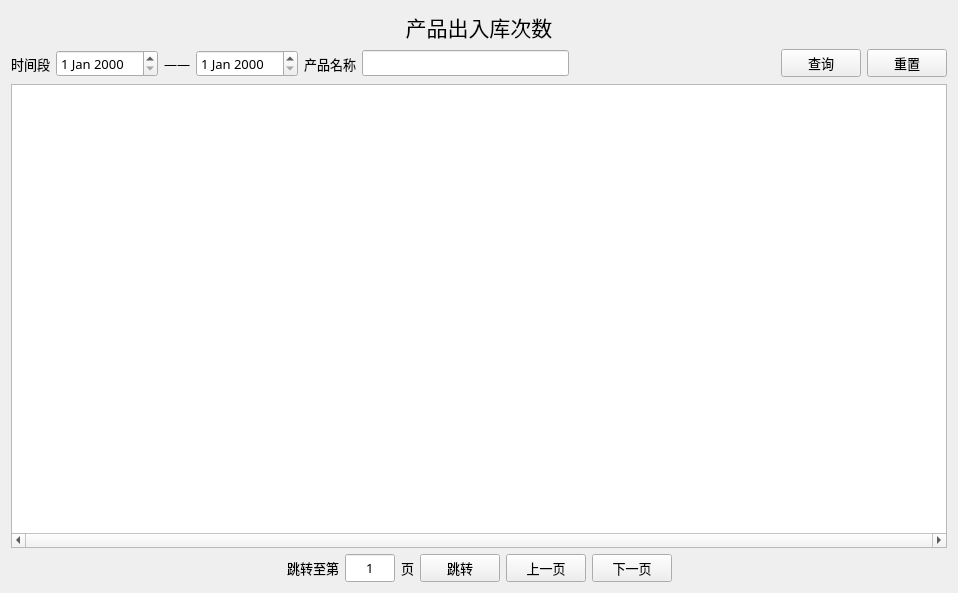
<?xml version="1.0" encoding="UTF-8"?>
<ui version="4.0">
 <class>Form</class>
 <widget class="QWidget" name="Form">
  <property name="geometry">
   <rect>
    <x>0</x>
    <y>0</y>
    <width>958</width>
    <height>593</height>
   </rect>
  </property>
  <property name="font">
   <font>
    <family>微软雅黑 Light</family>
    <pointsize>10</pointsize>
   </font>
  </property>
  <property name="windowTitle">
   <string>Form</string>
  </property>
  <layout class="QVBoxLayout" name="verticalLayout">
   <item>
    <widget class="QLabel" name="label">
     <property name="font">
      <font>
       <family>Agency FB</family>
       <pointsize>16</pointsize>
      </font>
     </property>
     <property name="text">
      <string>产品出入库次数</string>
     </property>
     <property name="alignment">
      <set>Qt::AlignCenter</set>
     </property>
     <property name="margin">
      <number>3</number>
     </property>
    </widget>
   </item>
   <item>
    <layout class="QHBoxLayout" name="horizontalLayout">
     <item>
      <widget class="QLabel" name="label_3">
       <property name="text">
        <string>时间段</string>
       </property>
      </widget>
     </item>
     <item>
      <widget class="QDateEdit" name="dateEdit_2"/>
     </item>
     <item>
      <widget class="QLabel" name="label_4">
       <property name="text">
        <string>——</string>
       </property>
      </widget>
     </item>
     <item>
      <widget class="QDateEdit" name="dateEdit"/>
     </item>
     <item>
      <widget class="QLabel" name="label_5">
       <property name="text">
        <string>产品名称</string>
       </property>
      </widget>
     </item>
     <item>
      <widget class="QLineEdit" name="lineEdit_2">
       <property name="maximumSize">
        <size>
         <width>400</width>
         <height>16777215</height>
        </size>
       </property>
      </widget>
     </item>
     <item>
      <spacer name="horizontalSpacer">
       <property name="orientation">
        <enum>Qt::Horizontal</enum>
       </property>
       <property name="sizeHint" stdset="0">
        <size>
         <width>68</width>
         <height>29</height>
        </size>
       </property>
      </spacer>
     </item>
     <item>
      <widget class="QPushButton" name="pushButton_2">
       <property name="text">
        <string>查询</string>
       </property>
      </widget>
     </item>
     <item>
      <widget class="QPushButton" name="pushButton_4">
       <property name="text">
        <string>重置</string>
       </property>
      </widget>
     </item>
    </layout>
   </item>
   <item>
    <widget class="QTableView" name="tableView">
     <property name="horizontalScrollBarPolicy">
      <enum>Qt::ScrollBarAlwaysOn</enum>
     </property>
    </widget>
   </item>
   <item>
    <layout class="QHBoxLayout" name="horizontalLayout_4">
     <item>
      <spacer name="horizontalSpacer_3">
       <property name="orientation">
        <enum>Qt::Horizontal</enum>
       </property>
       <property name="sizeHint" stdset="0">
        <size>
         <width>40</width>
         <height>20</height>
        </size>
       </property>
      </spacer>
     </item>
     <item>
      <layout class="QHBoxLayout" name="horizontalLayout_2">
       <item>
        <widget class="QLabel" name="label_2">
         <property name="text">
          <string>跳转至第</string>
         </property>
        </widget>
       </item>
       <item>
        <widget class="QLineEdit" name="jumpEdit">
         <property name="maximumSize">
          <size>
           <width>50</width>
           <height>50</height>
          </size>
         </property>
         <property name="text">
          <string>1</string>
         </property>
         <property name="maxLength">
          <number>9999</number>
         </property>
         <property name="alignment">
          <set>Qt::AlignCenter</set>
         </property>
        </widget>
       </item>
       <item>
        <widget class="QLabel" name="totalPageLabel">
         <property name="text">
          <string>页</string>
         </property>
        </widget>
       </item>
       <item>
        <widget class="QPushButton" name="jumpButton">
         <property name="text">
          <string>跳转</string>
         </property>
        </widget>
       </item>
       <item>
        <widget class="QPushButton" name="previousButton">
         <property name="text">
          <string>上一页</string>
         </property>
        </widget>
       </item>
       <item>
        <widget class="QPushButton" name="nextButton">
         <property name="text">
          <string>下一页</string>
         </property>
        </widget>
       </item>
      </layout>
     </item>
     <item>
      <spacer name="horizontalSpacer_4">
       <property name="orientation">
        <enum>Qt::Horizontal</enum>
       </property>
       <property name="sizeHint" stdset="0">
        <size>
         <width>40</width>
         <height>20</height>
        </size>
       </property>
      </spacer>
     </item>
    </layout>
   </item>
  </layout>
 </widget>
 <resources/>
 <connections/>
</ui>
